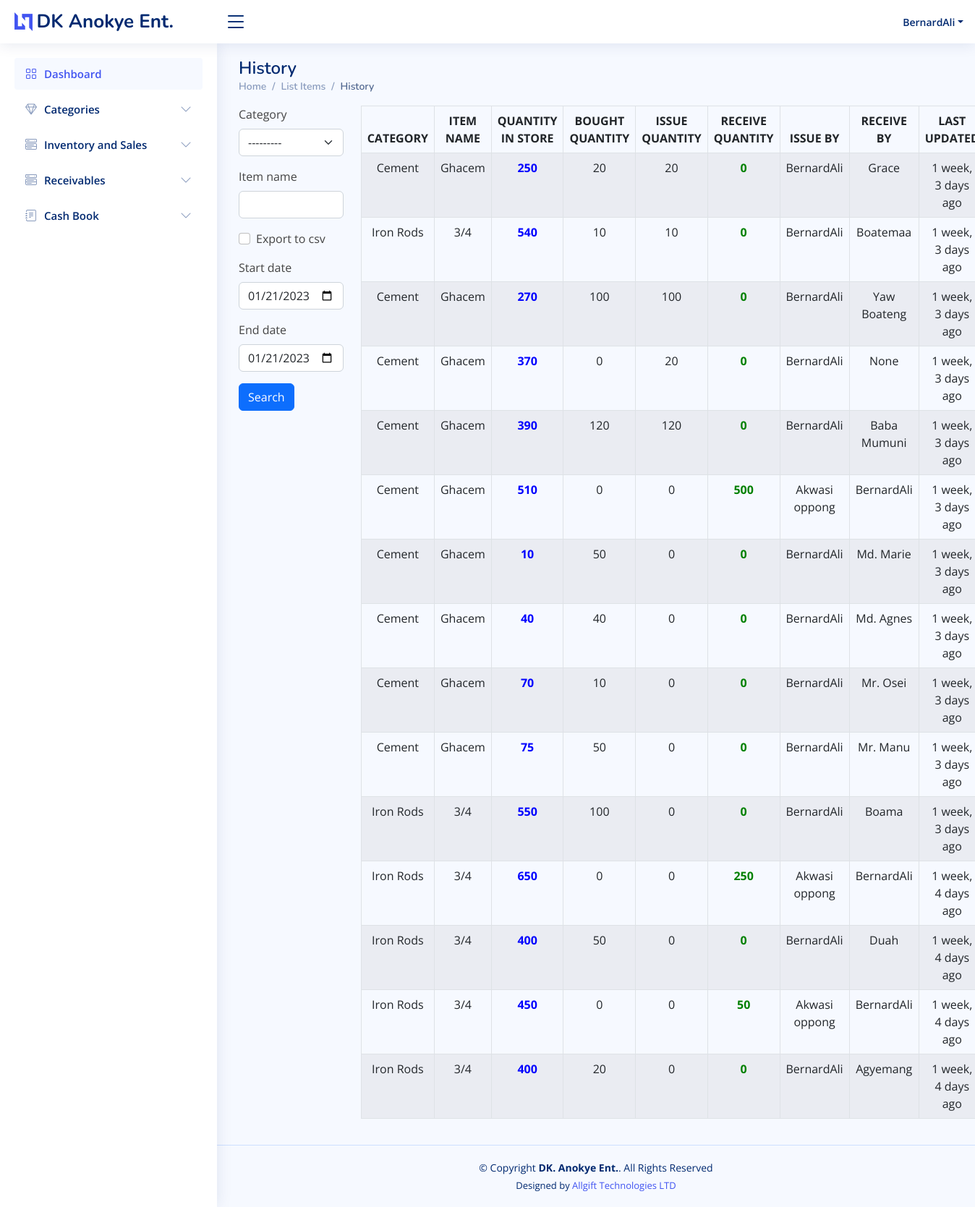
The app's page /list_history/ (signed in), older data.
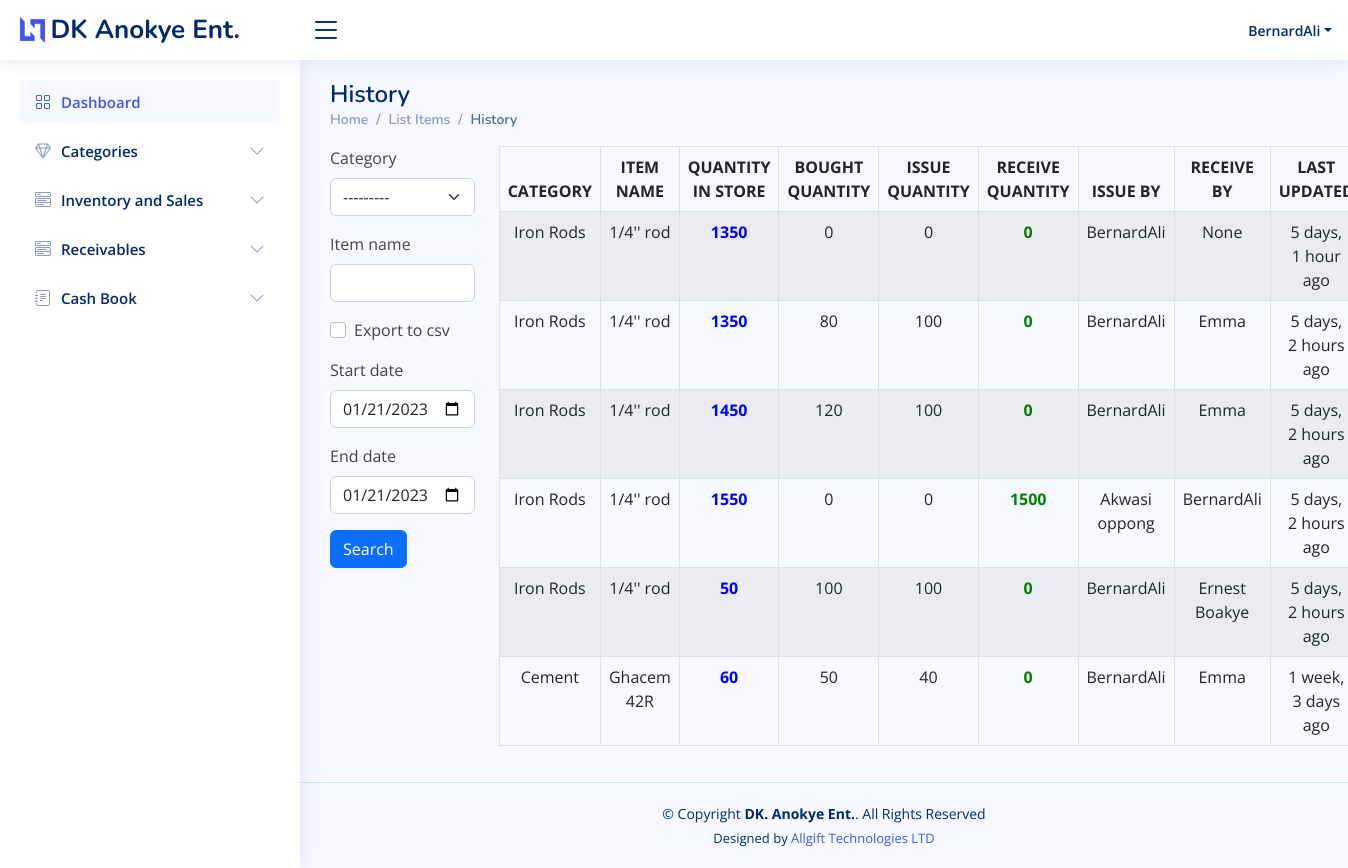
The same page, newer data.
### core/models.py (models this page shows, shortened)
class StockHistory(models.Model):
    category = models.ForeignKey(Category, on_delete=models.CASCADE, blank=True)
    item_name = models.CharField(max_length=50, blank=True, null=True)
    receipt_no = models.CharField(max_length=50, blank=True, null=True)
    item_description = models.TextField(blank=True, null=True)
    quantity = models.IntegerField(default='0', blank=True, null=True)
    purchased_quantity = models.IntegerField(default='0', blank=True, null=True)
    purchased_by = models.CharField(max_length=50, blank=True, null=True)
    purchased_from = models.CharField(max_length=50, blank=True, null=True)
    unit_purchase_price = models.DecimalField(max_digits=10, decimal_places=2, blank=True, null=True)
    total_purchase_price = models.DecimalField(max_digits=10, decimal_places=2, blank=True, null=True)
    sale_quantity = models.IntegerField(default='0', blank=True, null=True)
    delivery_quantity = models.IntegerField(default='0', blank=True, null=True)
    yet_to_deliver = models.IntegerField(default='0', blank=True, null=True)
    waybill_number = models.CharField(max_length=50, blank=True, null=True)
    sale_by = models.CharField(max_length=50, blank=True, null=True)
    sale_to = models.CharField(max_length=50, blank=True, null=True)
    unit_sale_price = models.DecimalField(max_digits=10, decimal_places=2, blank=True, null=True)
    total_sale_price = models.DecimalField(max_digits=10, decimal_places=2, blank=True, null=True)
    payment_status = models.CharField(max_length=50, choices=Invoice_Choice, blank=True, null=True)
    balance = models.DecimalField(max_digits=10, decimal_places=2, default=0)
    phone_number = models.CharField(max_length=50, blank=True, null=True)
    created_by = models.CharField(max_length=50, blank=True, null=True)
    reorder_level = models.IntegerField(default='0', blank=True, null=True)
    created_on = models.DateTimeField(auto_now_add=True)
    expiry = models.DateTimeField(auto_now_add=True, blank=True, null=True)
    last_updated = models.DateTimeField(auto_now=True, blank=True, null=True)

class Category(models.Model):
    name = models.CharField(max_length=50, blank=True, null=True)
    description = models.TextField(blank=True, null=True)
    image = models.ImageField(default='product.png', upload_to='category_pics')
    def __str__(self):
        return self.name

### core/views.py (the view, shortened to what this page needs)
# urls.py: path('list_history/', views.list_history, name='list_history'),
@login_required
def list_history(request):
    header = 'HISTORY DATA'
    queryset = StockHistory.objects.all().order_by("-last_updated")
    paginator = Paginator(queryset, 15)
    page_number = request.GET.get('page')
    queryset = paginator.get_page(page_number)
    form = StockHistorySearchForm(request.POST or None)
    context = {
        "header": header,
        "queryset": queryset,
        "form": form,
    }
    return render(request, "list_history.html", context)

### core/forms.py
class StockHistorySearchForm(forms.ModelForm):
    export_to_CSV = forms.BooleanField(required=False)
    start_date = forms.DateTimeField(widget=forms.widgets.DateInput(attrs={'type': 'date'}),
                                     required=False, initial=timezone.now)
    end_date = forms.DateTimeField(widget=forms.widgets.DateInput(attrs={'type': 'date'}),
                                   required=False, initial=timezone.now)
    class Meta:
        model = StockHistory
        fields = ['category', 'item_name', 'export_to_CSV', 'start_date', 'end_date']

### templates/list_history.html
{% extends 'base.html' %}
{% load humanize %}
{% load crispy_forms_tags %}
{% block content %}
     <div class="pagetitle">
      <h1>History</h1>
      <nav>
        <ol class="breadcrumb">
          <li class="breadcrumb-item"><a href="{% url 'home' %}">Home</a></li>
          <li class="breadcrumb-item"><a href="{% url 'list_items' %}">List Items</a></li>
          <li class="breadcrumb-item active">History</li>
        </ol>
      </nav>
    </div>
     <section class="section dashboard">
         <div class="row">
        <div class="col-sm-2">
            <form method='POST' action=''>{% csrf_token %}
            {{form|crispy}}
            <input type="submit" value='Search' class="btn btn-primary mybutton"/>
        </form>
        </div>
        <br>
        <div class="col-sm-10">
            <div class="display_table">
        <table class='table table-bordered table-striped datatable table-hover text-center'>
          <thead>
            <tr>
              <th>CATEGORY</th>
              <th>ITEM NAME</th>
              <th>QUANTITY IN STORE</th>
              <th>BOUGHT QUANTITY</th>
              <th>ISSUE QUANTITY</th>
              <th>RECEIVE QUANTITY</th>
              <th>ISSUE BY</th>
              <th>RECEIVE BY</th>
              <th>LAST UPDATED</th>
            </tr>
          </thead>
        {% for instance in queryset %}
            <tr>
              <td>{{instance.category}}</td>
              <td>{{instance.item_name}}</td>
              <td style="color:blue; font-weight:bold;">{{instance.quantity}}</td>
              <td>{{instance.sale_quantity}}</td>
              <td>{{instance.delivery_quantity}}</td>
              <td style="color:green; font-weight:bold;">{{instance.purchased_quantity}}</td>
              <td>{% if instance.purchased_quantity > 0%}
                    {{ instance.purchased_from}}
                  {% else %}
                    {{instance.sale_by}}
                  {% endif %}
              </td>
              <td>{% if instance.sale_quantity > 0%}
                    {{instance.sale_to}}
                  {% else %}
                    {{instance.purchased_by}}
                  {% endif %}
              </td>
              <td>{{instance.last_updated|naturaltime}}</td>
            </tr>
        {% endfor %}
      </table>
    </div>
        </div>
    </div>
    </section>
{% endblock content %}

Row changes from the older to the newer data that the page shows:
removed StockHistory: category "Cement", item_name "Ghacem", quantity "250", sale_quantity "20", delivery_quantity "20", purchased_quantity "0", sale_by "BernardAli", sale_to "Grace", last_updated "1 week, 3 days ago"
removed StockHistory: category "Iron Rods", item_name "3/4", quantity "540", sale_quantity "10", delivery_quantity "10", purchased_quantity "0", sale_by "BernardAli", sale_to "Boatemaa", last_updated "1 week, 3 days ago"
removed StockHistory: category "Cement", item_name "Ghacem", quantity "270", sale_quantity "100", delivery_quantity "100", purchased_quantity "0", sale_by "BernardAli", sale_to "Yaw Boateng", last_updated "1 week, 3 days ago"
removed StockHistory: category "Cement", item_name "Ghacem", quantity "370", sale_quantity "0", delivery_quantity "20", purchased_quantity "0", sale_by "BernardAli", purchased_by "None", last_updated "1 week, 3 days ago"
removed StockHistory: category "Cement", item_name "Ghacem", quantity "390", sale_quantity "120", delivery_quantity "120", purchased_quantity "0", sale_by "BernardAli", sale_to "Baba Mumuni", last_updated "1 week, 3 days ago"
removed StockHistory: category "Cement", item_name "Ghacem", quantity "510", sale_quantity "0", delivery_quantity "0", purchased_quantity "500", purchased_from "Akwasi oppong", purchased_by "BernardAli", last_updated "1 week, 3 days ago"
removed StockHistory: category "Cement", item_name "Ghacem", quantity "10", sale_quantity "50", delivery_quantity "0", purchased_quantity "0", sale_by "BernardAli", sale_to "Md. Marie", last_updated "1 week, 3 days ago"
removed StockHistory: category "Cement", item_name "Ghacem", quantity "40", sale_quantity "40", delivery_quantity "0", purchased_quantity "0", sale_by "BernardAli", sale_to "Md. Agnes", last_updated "1 week, 3 days ago"
removed StockHistory: category "Cement", item_name "Ghacem", quantity "70", sale_quantity "10", delivery_quantity "0", purchased_quantity "0", sale_by "BernardAli", sale_to "Mr. Osei", last_updated "1 week, 3 days ago"
removed StockHistory: category "Cement", item_name "Ghacem", quantity "75", sale_quantity "50", delivery_quantity "0", purchased_quantity "0", sale_by "BernardAli", sale_to "Mr. Manu", last_updated "1 week, 3 days ago"
removed StockHistory: category "Iron Rods", item_name "3/4", quantity "550", sale_quantity "100", delivery_quantity "0", purchased_quantity "0", sale_by "BernardAli", sale_to "Boama", last_updated "1 week, 3 days ago"
removed StockHistory: category "Iron Rods", item_name "3/4", quantity "650", sale_quantity "0", delivery_quantity "0", purchased_quantity "250", purchased_from "Akwasi oppong", purchased_by "BernardAli", last_updated "1 week, 4 days ago"
removed StockHistory: category "Iron Rods", item_name "3/4", quantity "400", sale_quantity "50", delivery_quantity "0", purchased_quantity "0", sale_by "BernardAli", sale_to "Duah", last_updated "1 week, 4 days ago"
removed StockHistory: category "Iron Rods", item_name "3/4", quantity "450", sale_quantity "0", delivery_quantity "0", purchased_quantity "50", purchased_from "Akwasi oppong", purchased_by "BernardAli", last_updated "1 week, 4 days ago"
removed StockHistory: category "Iron Rods", item_name "3/4", quantity "400", sale_quantity "20", delivery_quantity "0", purchased_quantity "0", sale_by "BernardAli", sale_to "Agyemang", last_updated "1 week, 4 days ago"
added StockHistory: category "Iron Rods", item_name "1/4'' rod", quantity "1350", sale_quantity "0", delivery_quantity "0", purchased_quantity "0", sale_by "BernardAli", purchased_by "None", last_updated "5 days, 1 hour ago"
added StockHistory: category "Iron Rods", item_name "1/4'' rod", quantity "1350", sale_quantity "80", delivery_quantity "100", purchased_quantity "0", sale_by "BernardAli", sale_to "Emma", last_updated "5 days, 2 hours ago"
added StockHistory: category "Iron Rods", item_name "1/4'' rod", quantity "1450", sale_quantity "120", delivery_quantity "100", purchased_quantity "0", sale_by "BernardAli", sale_to "Emma", last_updated "5 days, 2 hours ago"
added StockHistory: category "Iron Rods", item_name "1/4'' rod", quantity "1550", sale_quantity "0", delivery_quantity "0", purchased_quantity "1500", purchased_from "Akwasi oppong", purchased_by "BernardAli", last_updated "5 days, 2 hours ago"
added StockHistory: category "Iron Rods", item_name "1/4'' rod", quantity "50", sale_quantity "100", delivery_quantity "100", purchased_quantity "0", sale_by "BernardAli", sale_to "Ernest Boakye", last_updated "5 days, 2 hours ago"
added StockHistory: category "Cement", item_name "Ghacem 42R", quantity "60", sale_quantity "50", delivery_quantity "40", purchased_quantity "0", sale_by "BernardAli", sale_to "Emma", last_updated "1 week, 3 days ago"
